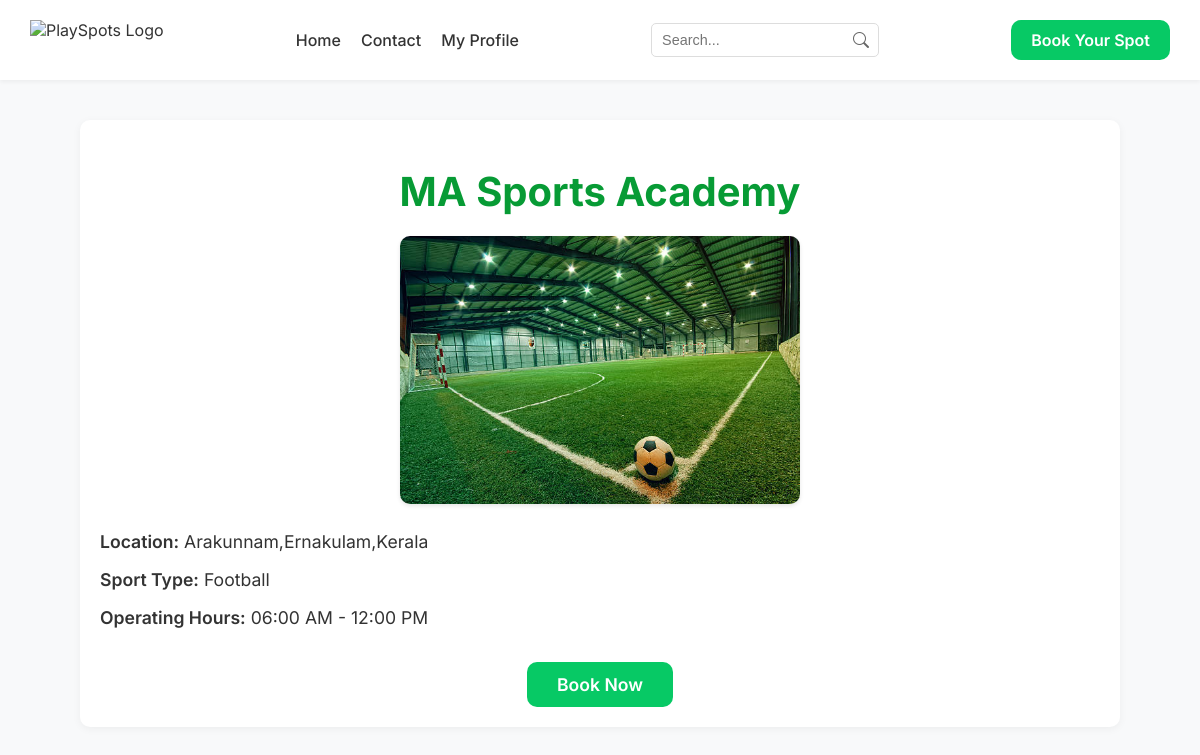
Page /turf/1/ on the earlier database version.
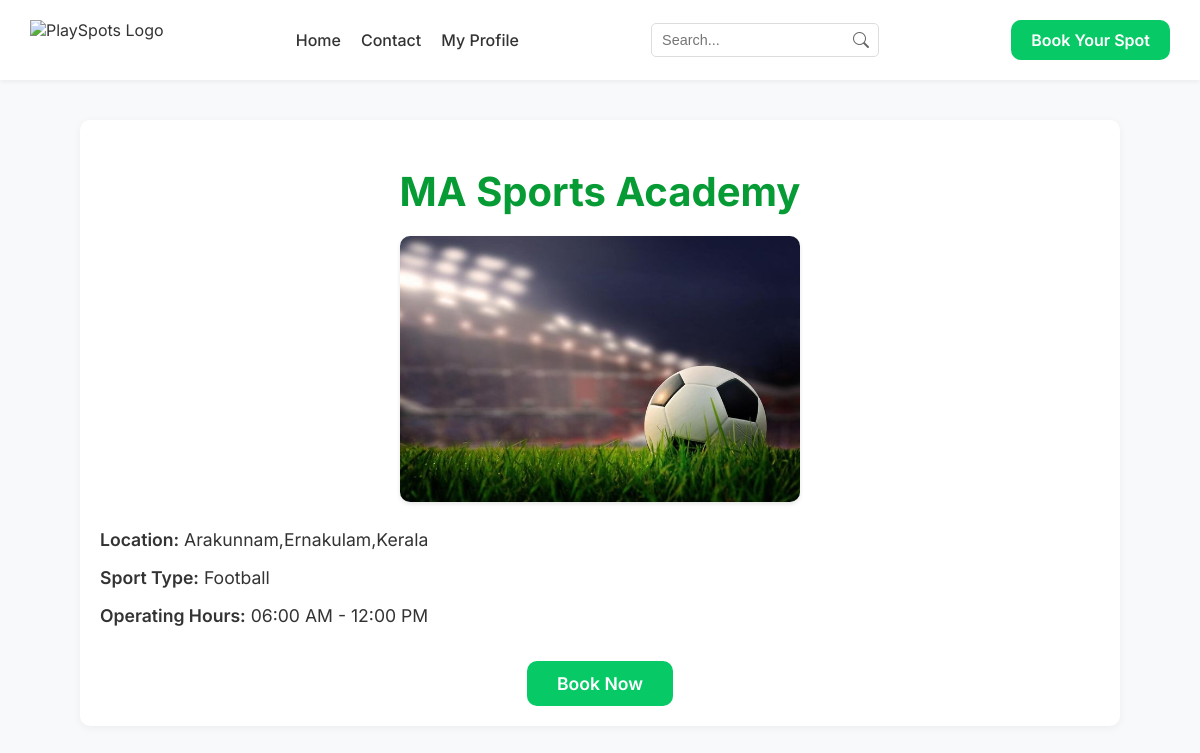
Same page on the later database version.
### turf_app/models.py (models this page shows, shortened)
class Turf(models.Model):
    name = models.CharField(max_length=255)
    location = models.CharField(max_length=255)
    images = models.ImageField(upload_to='turf_images/')
    sport_types = models.CharField(max_length=100, choices=[('Football', 'Football'), ('Cricket', 'Cricket')])
    open_time = models.TimeField()
    close_time = models.TimeField()

### turf_app/views.py (the view)
# urls.py: path('turf/<int:turf_id>/', views.turf_detail, name='turf_detail'),
def turf_detail(request, turf_id):
    turf = get_object_or_404(Turf, pk=turf_id)
    context = {'turf': turf}
    return render(request, 'turf_detail.html', context)

### templates/turf_detail.html (shortened to what this page needs)
{% load static %}
<!DOCTYPE html>
<html lang="en">
<head>
    <link rel="stylesheet" href="{% static 'css/turf_details.css' %}">
    <link rel="stylesheet" href="https://cdn.jsdelivr.net/npm/bootstrap-icons@1.11.3/font/bootstrap-icons.min.css">
</head>
<body>
    <header>
        <nav class="navbar">
            <img src="{% static 'images/logo.png' %}" alt="PlaySpots Logo" class="logo">
            <div class="nav-links">
                <a href="{% url 'home' %}">Home</a>
                <a href="">Contact</a>
                <div class="dropdown">
                    <a href="" class="dropdown-toggle">My Profile</a>
                </div>
            </div>
            <div class="search-container">
                <input type="text" placeholder="Search...">
                <i class="bi bi-search"></i>
            </div>
            <a href="{% url 'list_turfs' %}" class="book-button">Book Your Spot</a>
        </nav>
    </header>
    <div class="turf-details">
        <h1>{{ turf.name }}</h1>
        <div class="turf-image">
            <img src="{{ turf.images.url }}" alt="{{ turf.name }}" width="400">
        </div>
        <div class="turf-info">
            <p><strong>Location:</strong> {{ turf.location }}</p>
            <p><strong>Sport Type:</strong> {{ turf.sport_types }}</p>
            <p><strong>Operating Hours:</strong> {{ turf.open_time|time:"h:i A" }} - {{ turf.close_time|time:"h:i A" }}</p>
        </div>
        <div class="book-now">
            <a href="{% url 'booking' turf.id %}" class="btn">Book Now</a>
        </div>
    </div>
</body>
</html>

Differences in the rows shown:
changed Turf "MA Sports Academy": images: a different picture
